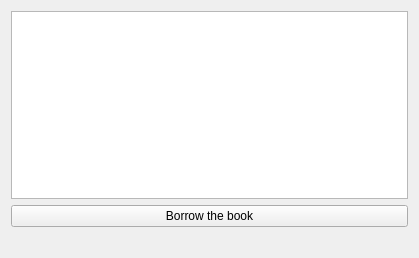
<?xml version="1.0" encoding="UTF-8"?>
<ui version="4.0">
 <class>ApplicationWidget</class>
 <widget class="QWidget" name="ApplicationWidget">
  <property name="geometry">
   <rect>
    <x>0</x>
    <y>0</y>
    <width>419</width>
    <height>258</height>
   </rect>
  </property>
  <property name="windowTitle">
   <string>BiBook</string>
  </property>
  <layout class="QVBoxLayout" name="verticalLayout">
   <item>
    <widget class="QListView" name="bookListView"/>
   </item>
   <item>
    <widget class="QPushButton" name="borrowBookButton">
     <property name="text">
      <string>Borrow the book</string>
     </property>
    </widget>
   </item>
   <item>
    <widget class="QLabel" name="statusLabel">
     <property name="text">
      <string/>
     </property>
    </widget>
   </item>
  </layout>
 </widget>
 <resources/>
 <connections/>
</ui>
